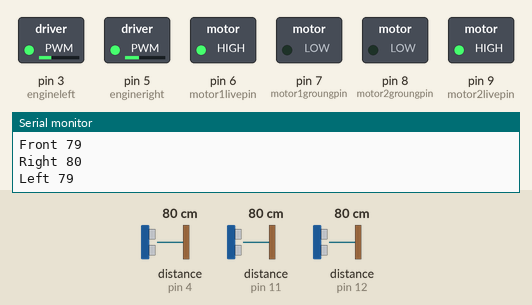
Bench run of a sketch on a simulated Arduino Uno, built with avr-gcc and run on an emulated ATmega328P. Shown: switched loads named in the sketch (green lamp = pin HIGH), the last lines printed to the serial monitor. Wiring (inferred from the names in the program): 3 × ultrasonic range finder: trigger pin 2, echo pin 4 / trigger pin 10, echo pin 11 / trigger pin 13, echo pin 12. Inputs (shaded band) come from the test bench; at power-on: distance to the obstacle (sensors on pin 4, pin 11, pin 12) 80 cm. The echo pulse lasts 58.3 µs per cm; pins used as bus, display or sensor lines are not drawn.

Above: at 7.7 s.
7.8 s: distance to the obstacle (sensor on pin 4) set to 2 cm
At 8.7 s:
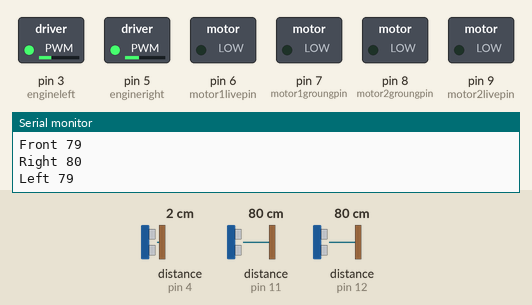
13.4 s: distance to the obstacle (sensor on pin 11) set to 2 cm
At 19.2 s:
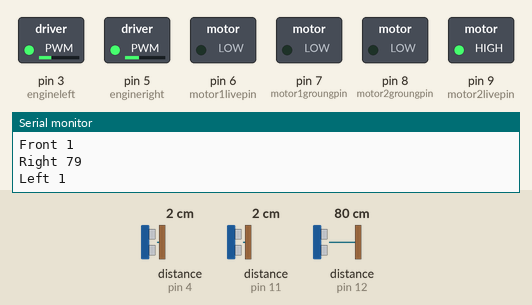
20.8 s: distance to the obstacle (sensor on pin 12) set to 2 cm
At 27.0 s:
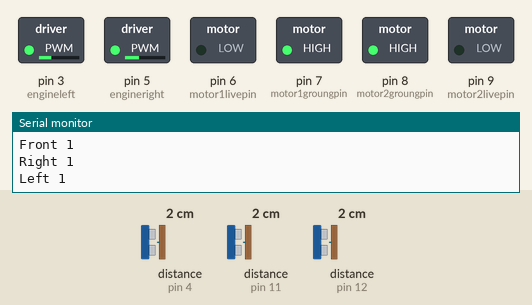
28.7 s: distance to the obstacle (sensor on pin 12) set to 17 cm
34.3 s: distance to the obstacle (sensor on pin 12) set to 20 cm
At 36.0 s:
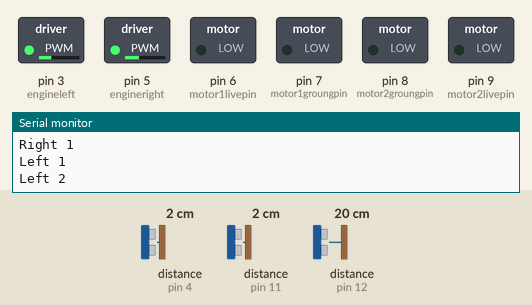
39.9 s: distance to the obstacle (sensor on pin 4) set to 55 cm
45.5 s: distance to the obstacle (sensor on pin 4) set to 59 cm
At 50.8 s:
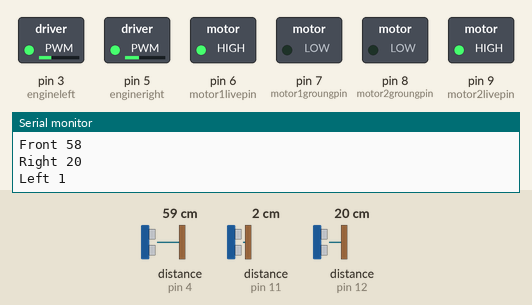
Timing chart, 0 to 56.6 s (numbered marks = the images above; inputs shaded):
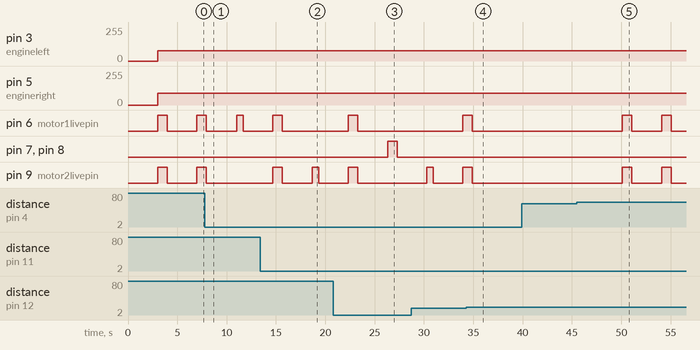

Measured:
- the behaviour switches between 19 and 20 cm on distance to the obstacle (sensor on pin 12) (found by bisection; images 3 and 4)
- the behaviour switches between 58 and 59 cm on distance to the obstacle (sensor on pin 4) (found by bisection; images 4 and 5)
- after the input at 7.8 s, pin 9 (motor2livepin): goes on until 8.0 s, then stays LOW
- after the input at 13.4 s, pin 6 (motor1livepin): goes on until 15.6 s, then stays LOW
- after the input at 20.8 s, pin 7 (motor1groungpin), pin 8 (motor2groungpin): LOW → HIGH after 5.5 s, → LOW 0.96 s later; pin 9 (motor2livepin): goes on until 23.3 s, then stays LOW
- after the input at 34.3 s, pin 7 (motor1groungpin), pin 8 (motor2groungpin): stays LOW (without the input it goes to HIGH after 3.6 s)
- after the input at 45.5 s, pin 6 (motor1livepin), pin 9 (motor2livepin): alternates HIGH for 0.96 s and LOW for 3.1 s, starting after 4.6 s

The sketch:

sketch_may14a.ino
```cpp
// units: time --> mille sec, distance --> cm

const int trigPin1 = 2;//front sensor
const int echoPin1 = 4;

const int trigPin2 = 10; //left sensor
const int echoPin2 = 11;

const int trigPin3 = 13;// right sensor
const int echoPin3 = 12;

const int motor1livepin= 6;  // right motor pins
const int motor1groungpin = 7;

const int motor2livepin = 9; // left motor pins
const int motor2groungpin = 8;

const int engineleft = 3;
const int engineright = 5;

char previousdirection;


#define DIS 19 //distance


void setup()
{
Serial.begin(9600);
pinMode(trigPin1, OUTPUT); //pins of the sensors
pinMode(echoPin1, INPUT);
pinMode(trigPin2, OUTPUT);
pinMode(echoPin2, INPUT);
pinMode(trigPin3, OUTPUT);
pinMode(echoPin3, INPUT);

pinMode (motor1livepin, OUTPUT);   // pins of the motors
pinMode (motor1groungpin, OUTPUT);
pinMode (motor2livepin, OUTPUT);
pinMode (motor2groungpin, OUTPUT);
pinMode(engineleft, OUTPUT);
pinMode(engineright, OUTPUT);

}


void loop()
{
  stop();
  analogWrite(engineleft , 77);
  analogWrite(engineright , 88);

  // no obstacle in all 3 sides
  if (FrontSensor() > DIS && RightSensor() > DIS && LeftSensor() > DIS)
  {
    forward();
    delay(960);
    previousdirection = 's';
  }

  // obstacle on left & right sides
  else if ( FrontSensor () > DIS && RightSensor () < DIS && LeftSensor ()< DIS)
  {
    forward();
    delay(960);
    previousdirection = 's';
  }

  // obstacle infront of all 3 sides
  else if ( FrontSensor() < DIS && RightSensor() < DIS && LeftSensor() < DIS)
  {
    reverse ();
    delay(960);
    stop();
      if(previousdirection == 'l'){
        if (RightSensor () >DIS){
          turn_right ();
          delay(680);
          stop();
          forward();
          delay(960);
          previousdirection = 'r';
        }
        else{
          turn_left ();
          delay(680);
          stop();
          forward();
          delay(960);
          previousdirection = 'l';
        }
      }
      else {          // if(previousdirection == 'r')
        if (LeftSensor () >DIS){
          turn_left ();
          delay(680);
          stop();
          forward();
          delay(960);
          previousdirection = 'l';
        }
        else{
          turn_right ();
          delay(680);
          stop();
          forward();
          delay(960);
          previousdirection = 'r';
        }
      }
  }

  // obstacle on right and front sides
  else if (FrontSensor() <DIS && RightSensor () <DIS && LeftSensor ()>DIS)
    {
      turn_left ();
      delay(680);
      stop();
      forward();
      delay(960);
      previousdirection = 'l';
    }

  // obstacle on left and front sides
  else if (FrontSensor() <DIS && RightSensor () >DIS && LeftSensor ()<DIS)
    {
      turn_right ();
      delay(680);
      stop();
      forward();
      delay(960);
      previousdirection = 'r';
    }

  // obstacle on front side only
  else if (FrontSensor() <DIS && RightSensor () >DIS && LeftSensor ()>DIS)
    {
      turn_left ();
      delay(680);
      stop();
      forward();
      delay(960);
      previousdirection = 'l';
    }

  // obstacle on left side
  else if (FrontSensor() >DIS && RightSensor () >DIS && LeftSensor ()<DIS)
    {
      forward();
      delay(960);
      previousdirection = 's';
    }

  // obstacle on right sides
  else if (FrontSensor() >DIS && RightSensor () <DIS && LeftSensor ()>DIS)
    {
      turn_left ();
      delay(680);
      stop();
      forward();
      delay(960);
      previousdirection = 'l';
    }

  // nothing happpened..
  else
    {
      stop();
      //forward();
      //delay(700);
      //previousdirection = 's';
    }

}


//Directions Functions

//Forward Direction
void forward ()
  {
    // right motor go on
    digitalWrite(motor1livepin, HIGH);
    digitalWrite(motor1groungpin, LOW);
    // left motor go on
    digitalWrite(motor2livepin, HIGH);
    digitalWrite(motor2groungpin, LOW);
  }

//Turn Left Direction
void turn_left ()
  {
    // right motor go on
    digitalWrite(motor1livepin, HIGH);
    digitalWrite(motor1groungpin, LOW);
    // left motor off
    digitalWrite(motor2livepin, LOW);
    digitalWrite(motor2groungpin, LOW);

  }

//Turn Right Direction
void turn_right ()
  {
    // right motor go
    digitalWrite(motor1livepin, LOW);
    digitalWrite(motor1groungpin, LOW);
    // left motor off
    digitalWrite(motor2livepin, HIGH);
    digitalWrite(motor2groungpin, LOW);

  }

//REVERSE -- BACKWARD
void reverse ()
  {
    // right motor go back
    digitalWrite(motor1livepin, LOW);
    digitalWrite(motor1groungpin, HIGH);
    // left motor go back
    digitalWrite(motor2livepin, LOW);
    digitalWrite(motor2groungpin, HIGH);
  }

// STOP
void stop()
  {
    // all motors off
    digitalWrite(motor1livepin, LOW);
    digitalWrite(motor1groungpin, LOW);
    digitalWrite(motor2livepin, LOW);
    digitalWrite(motor2groungpin, LOW);
    delay(3000);
  }


//sensors Functions


long FrontSensor ()
  {
    long dur, cm;
    // Clears the trigPin condition
    digitalWrite(trigPin1, LOW);
    // keep this state for 5 microseconds
    delayMicroseconds(5);
    // Sets the trigPin HIGH (ACTIVE) for 10 microseconds [transmit]
    digitalWrite(trigPin1, HIGH);
    //keep this state for 10 microseconds
    delayMicroseconds(10);
    // stop transmitting
    digitalWrite(trigPin1, LOW);
    // pulse in returns the time from transmitting to receiving in microseconds
    // so, duration is this time
    dur = pulseIn(echoPin1, HIGH);

    // distance in centimeters.
    cm = (dur / 2.0) / 29.1;
    Serial.print("Front ");
    Serial.println(cm);

    return cm;
  }

long LeftSensor ()
  {
    long dur, cm;
    // Clears the trigPin condition
    digitalWrite(trigPin2, LOW);
    // keep this state for 5 microseconds
    delayMicroseconds(5);
    // Sets the trigPin HIGH (ACTIVE) for 10 microseconds [transmit]
    digitalWrite(trigPin2, HIGH);
    //keep this state for 10 microseconds
    delayMicroseconds(10);
    // stop transmitting
    digitalWrite(trigPin2, LOW);
    // pulse in returns the time from transmitting to receiving in microseconds
    // so, duration is this time
    dur = pulseIn(echoPin2, HIGH);

    // distance in centimeters.
    cm = (dur / 2.0) / 29.1;
    Serial.print("Left ");
    Serial.println(cm);

    return cm;
  }


long RightSensor ()
  {
    long dur, cm;
    // Clears the trigPin condition
    digitalWrite(trigPin3, LOW);
    // keep this state for 5 microseconds
    delayMicroseconds(5);
    // Sets the trigPin HIGH (ACTIVE) for 10 microseconds [transmit]
    digitalWrite(trigPin3, HIGH);
    //keep this state for 10 microseconds
    delayMicroseconds(10);
    // stop transmitting
    digitalWrite(trigPin3, LOW);
    // pulse in returns the time from transmitting to receiving in microseconds
    // so, duration is this time
    dur = pulseIn(echoPin3, HIGH);

    // distance in centimeters.
    cm = (dur / 2.0) / 29.1;
    Serial.print("Right ");
    Serial.println(cm);

    return cm;
  }
```
